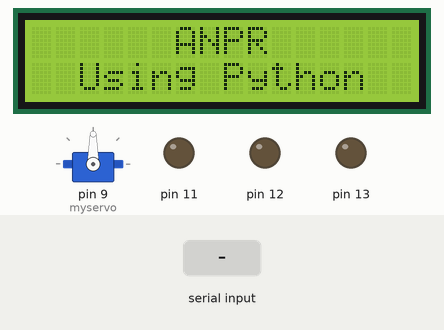
Recording of a sketch running on a simulated Arduino Uno, built with avr-gcc and run on an emulated ATmega328P. On the bench: 16×2 character LCD, servo, output pins drawn as LEDs (lit = HIGH). The inputs (shaded band) are chosen by the test bench.

Above: at 1.6 s.
1.7 s: "1" received over Serial
At 2.6 s:
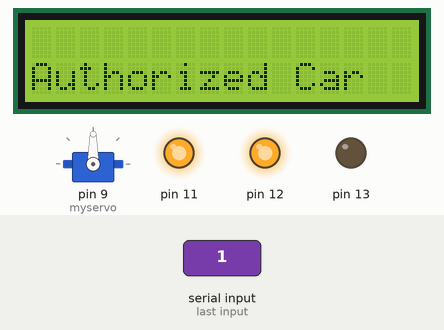
At 8.5 s:
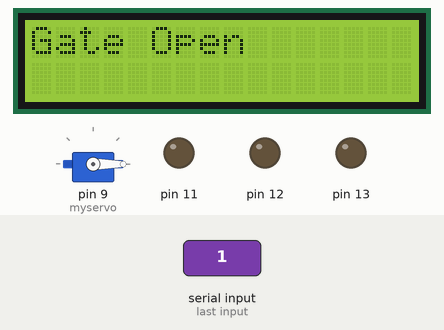
Timing chart, 0 to 17.6 s (numbered marks = the images above; inputs shaded):
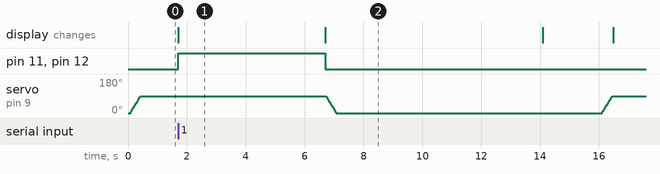

The sketch:

Python_to_Ardiuno.ino
```cpp
   #include <LiquidCrystal.h>
   #include <Servo.h>
   const int rs = 7, en = 6, d4 = 5, d5 = 4, d6 = 3, d7 = 2;    //7,6,5,4,3,2
   LiquidCrystal lcd(rs, en, d4, d5, d6, d7);
   Servo myservo;
   int pos = 0;
   void setup()
   {
   Serial.begin(9600);
   pinMode(13,OUTPUT);
   pinMode(12,OUTPUT);
   pinMode(11,OUTPUT);
   lcd.begin(16,2);
   lcd.setCursor(0,0);
   lcd.print("      ANPR");
   lcd.setCursor(0,1);
   lcd.print("  Using Python");
   myservo.attach(9);
   ServoClose();
   delay(20);

   }

   void loop()
   {

   if(Serial.available())
   {
   switch(Serial.read())
   {
   case'1':
   lcd.clear();
   lcd.setCursor(0,1);
   lcd.print("Authorized Car");

   digitalWrite(12,HIGH);
   digitalWrite(11,HIGH);
   delay(5000);
   digitalWrite(12,LOW);
   digitalWrite(11,LOW);
   lcd.clear();
   lcd.print("Gate Open");
   ServoOpen();
   delay(7000);
   lcd.clear();
   lcd.print("Gate Closed");
   delay(2000);
   ServoClose();
   lcd.clear();
   lcd.setCursor(0,0);
   lcd.print("      ANPR");
   lcd.setCursor(0,1);
   lcd.print("  Using Python");

   break;


   case'0':
   lcd.setCursor(0,1);
   lcd.clear();
   lcd.print("UnAuthorized Car");
   digitalWrite(13,HIGH);
   digitalWrite(11,HIGH);
   delay(5000);
   digitalWrite(13,LOW);
   digitalWrite(11,LOW);
   lcd.clear();
   lcd.setCursor(0,0);
   lcd.print("      ANPR");
   lcd.setCursor(0,1);
   lcd.print("  Using Python");
   break;

   }
   }
   }
  //-----------------------------------------------------------------------------------------------------------------------------------------------

      void ServoOpen()
      {
      for (pos = 90; pos >= 0; pos -= 5) { // goes from 0 degrees to 180 degrees
      // in steps of 1 degree
      myservo.write(pos);              // tell servo to go to position in variable 'pos'
      delay(20);                       // waits 15ms for the servo to reach the position
      }
      }

      void ServoClose()
      {

      for (pos = 0; pos <= 90; pos += 5) { // goes from 180 degrees to 0 degrees
      myservo.write(pos);              // tell servo to go to position in variable 'pos'
      delay(20);                       // waits 15ms for the servo to reach the position
      }
      }
```

Measured:
- after the input at 1.7 s, pin 11, pin 12: LOW → HIGH at once, → LOW 5.0 s later; the display: changes at once (image 1)
- what the display in image 1 shows lasts 5.0 s, from 1.7 s to 6.7 s
